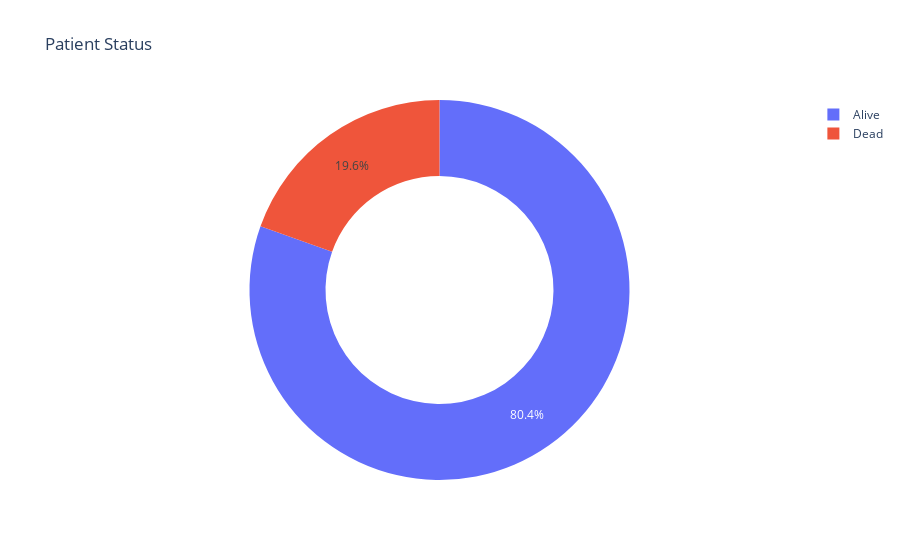

The code cell stored with this chart in its notebook:
### Markdown cell above
# Random Over Sampler

### Code cell
Patient_Status = df['Patient_Status'].value_counts()
transactions = Patient_Status.index
quantity = Patient_Status.values

figure = px.pie(df, 
             values=quantity, 
             names=transactions, hole =.60, 
             title="Patient Status")
figure.show()

### Figure 1 — Plotly figure (JSON) as saved in the notebook; plotly's stock layout.template omitted (floating-point values rounded to 4 significant figures)
{"data": [{"domain": {"x": [0, 1], "y": [0, 1]}, "hole": 0.6, "hovertemplate": "label=%{label}<br>value=%{value}<extra></extra>", "labels": ["Alive", "Dead"], "legendgroup": "", "name": "", "showlegend": true, "type": "pie", "values": [255, 62]}], "layout": {"legend": {"tracegroupgap": 0}, "title": {"text": "Patient Status"}}}
